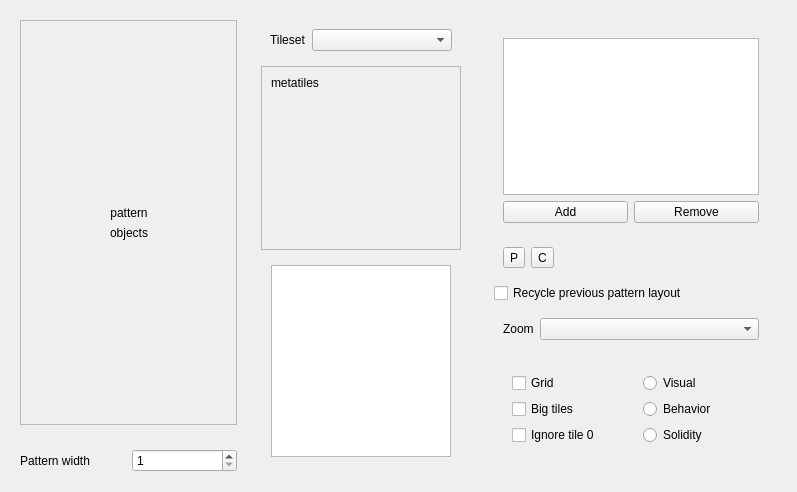
<?xml version="1.0" encoding="UTF-8"?>
<ui version="4.0">
 <class>PatternEditorWidget</class>
 <widget class="QWidget" name="PatternEditorWidget">
  <property name="geometry">
   <rect>
    <x>0</x>
    <y>0</y>
    <width>797</width>
    <height>492</height>
   </rect>
  </property>
  <property name="windowTitle">
   <string>Form</string>
  </property>
  <layout class="QHBoxLayout" name="horizontalLayout_10">
   <item>
    <layout class="QVBoxLayout" name="verticalLayout_6">
     <item>
      <widget class="QWidget" name="patternViewWidget" native="true">
       <layout class="QHBoxLayout" name="horizontalLayout_6">
        <item>
         <widget class="QScrollArea" name="patternScrollArea">
          <property name="focusPolicy">
           <enum>Qt::NoFocus</enum>
          </property>
          <property name="widgetResizable">
           <bool>true</bool>
          </property>
          <widget class="QWidget" name="scrollAreaWidgetContents">
           <property name="geometry">
            <rect>
             <x>0</x>
             <y>0</y>
             <width>279</width>
             <height>434</height>
            </rect>
           </property>
           <layout class="QVBoxLayout" name="verticalLayout_4">
            <item>
             <layout class="QHBoxLayout" name="horizontalLayout_8">
              <item>
               <spacer name="horizontalSpacer">
                <property name="orientation">
                 <enum>Qt::Horizontal</enum>
                </property>
                <property name="sizeHint" stdset="0">
                 <size>
                  <width>40</width>
                  <height>20</height>
                 </size>
                </property>
               </spacer>
              </item>
              <item>
               <layout class="QVBoxLayout" name="verticalLayout_7">
                <item>
                 <spacer name="verticalSpacer_2">
                  <property name="orientation">
                   <enum>Qt::Vertical</enum>
                  </property>
                  <property name="sizeHint" stdset="0">
                   <size>
                    <width>20</width>
                    <height>40</height>
                   </size>
                  </property>
                 </spacer>
                </item>
                <item>
                 <widget class="InputQLabel" name="patternViewLabel">
                  <property name="text">
                   <string>pattern</string>
                  </property>
                  <property name="alignment">
                   <set>Qt::AlignCenter</set>
                  </property>
                 </widget>
                </item>
                <item>
                 <widget class="QLabel" name="objectsViewLabel">
                  <property name="sizePolicy">
                   <sizepolicy hsizetype="Preferred" vsizetype="Maximum">
                    <horstretch>0</horstretch>
                    <verstretch>0</verstretch>
                   </sizepolicy>
                  </property>
                  <property name="text">
                   <string>objects</string>
                  </property>
                  <property name="alignment">
                   <set>Qt::AlignCenter</set>
                  </property>
                 </widget>
                </item>
                <item>
                 <spacer name="verticalSpacer">
                  <property name="orientation">
                   <enum>Qt::Vertical</enum>
                  </property>
                  <property name="sizeHint" stdset="0">
                   <size>
                    <width>20</width>
                    <height>40</height>
                   </size>
                  </property>
                 </spacer>
                </item>
               </layout>
              </item>
              <item>
               <spacer name="horizontalSpacer_2">
                <property name="orientation">
                 <enum>Qt::Horizontal</enum>
                </property>
                <property name="sizeHint" stdset="0">
                 <size>
                  <width>40</width>
                  <height>20</height>
                 </size>
                </property>
               </spacer>
              </item>
             </layout>
            </item>
           </layout>
          </widget>
         </widget>
        </item>
       </layout>
      </widget>
     </item>
     <item>
      <widget class="QWidget" name="widget_9" native="true">
       <layout class="QHBoxLayout" name="horizontalLayout_7">
        <item>
         <widget class="QLabel" name="label_3">
          <property name="text">
           <string>Pattern width</string>
          </property>
         </widget>
        </item>
        <item>
         <widget class="QSpinBox" name="widthBox">
          <property name="minimum">
           <number>1</number>
          </property>
          <property name="maximum">
           <number>64</number>
          </property>
         </widget>
        </item>
       </layout>
      </widget>
     </item>
    </layout>
   </item>
   <item>
    <widget class="QWidget" name="widget_7" native="true">
     <property name="sizePolicy">
      <sizepolicy hsizetype="Maximum" vsizetype="Preferred">
       <horstretch>0</horstretch>
       <verstretch>0</verstretch>
      </sizepolicy>
     </property>
     <layout class="QVBoxLayout" name="verticalLayout_3">
      <item>
       <widget class="QWidget" name="widget_6" native="true">
        <property name="sizePolicy">
         <sizepolicy hsizetype="Preferred" vsizetype="Maximum">
          <horstretch>0</horstretch>
          <verstretch>0</verstretch>
         </sizepolicy>
        </property>
        <layout class="QHBoxLayout" name="horizontalLayout_4">
         <item>
          <widget class="QLabel" name="label_2">
           <property name="sizePolicy">
            <sizepolicy hsizetype="Maximum" vsizetype="Maximum">
             <horstretch>0</horstretch>
             <verstretch>0</verstretch>
            </sizepolicy>
           </property>
           <property name="text">
            <string>Tileset</string>
           </property>
          </widget>
         </item>
         <item>
          <widget class="AreaTypeComboBox" name="tilesetBox"/>
         </item>
        </layout>
       </widget>
      </item>
      <item>
       <widget class="QScrollArea" name="metatilePickerScrollArea">
        <property name="focusPolicy">
         <enum>Qt::NoFocus</enum>
        </property>
        <property name="widgetResizable">
         <bool>true</bool>
        </property>
        <widget class="QWidget" name="scrollAreaWidgetContents_2">
         <property name="geometry">
          <rect>
           <x>0</x>
           <y>0</y>
           <width>192</width>
           <height>206</height>
          </rect>
         </property>
         <layout class="QVBoxLayout" name="verticalLayout_9">
          <item>
           <widget class="InputQLabel" name="metatilePickerLabel">
            <property name="text">
             <string>metatiles</string>
            </property>
            <property name="alignment">
             <set>Qt::AlignLeading|Qt::AlignLeft|Qt::AlignTop</set>
            </property>
           </widget>
          </item>
         </layout>
        </widget>
       </widget>
      </item>
      <item>
       <widget class="QWidget" name="widget_5" native="true">
        <layout class="QHBoxLayout" name="horizontalLayout_3">
         <item>
          <spacer name="horizontalSpacer_3">
           <property name="orientation">
            <enum>Qt::Horizontal</enum>
           </property>
           <property name="sizeHint" stdset="0">
            <size>
             <width>1</width>
             <height>20</height>
            </size>
           </property>
          </spacer>
         </item>
         <item>
          <widget class="ObjectPatternListWidget" name="objectPatternListWidget">
           <property name="sizePolicy">
            <sizepolicy hsizetype="Maximum" vsizetype="Expanding">
             <horstretch>0</horstretch>
             <verstretch>0</verstretch>
            </sizepolicy>
           </property>
           <property name="maximumSize">
            <size>
             <width>180</width>
             <height>16777215</height>
            </size>
           </property>
          </widget>
         </item>
         <item>
          <spacer name="horizontalSpacer_4">
           <property name="orientation">
            <enum>Qt::Horizontal</enum>
           </property>
           <property name="sizeHint" stdset="0">
            <size>
             <width>1</width>
             <height>20</height>
            </size>
           </property>
          </spacer>
         </item>
        </layout>
       </widget>
      </item>
      <item>
       <widget class="QWidget" name="objectListWidget" native="true"/>
      </item>
     </layout>
    </widget>
   </item>
   <item>
    <widget class="QWidget" name="widget" native="true">
     <property name="sizePolicy">
      <sizepolicy hsizetype="Maximum" vsizetype="Preferred">
       <horstretch>0</horstretch>
       <verstretch>0</verstretch>
      </sizepolicy>
     </property>
     <layout class="QVBoxLayout" name="verticalLayout">
      <item>
       <widget class="QWidget" name="widget_4" native="true">
        <layout class="QVBoxLayout" name="verticalLayout_2">
         <item>
          <widget class="QWidget" name="widget_8" native="true">
           <layout class="QVBoxLayout" name="verticalLayout_5">
            <item>
             <widget class="PatternListWidget" name="patternListWidget">
              <property name="sizePolicy">
               <sizepolicy hsizetype="Preferred" vsizetype="Expanding">
                <horstretch>0</horstretch>
                <verstretch>0</verstretch>
               </sizepolicy>
              </property>
             </widget>
            </item>
            <item>
             <layout class="QHBoxLayout" name="horizontalLayout_5">
              <item>
               <widget class="QPushButton" name="patternAddButton">
                <property name="text">
                 <string>Add</string>
                </property>
               </widget>
              </item>
              <item>
               <widget class="QPushButton" name="patternRemoveButton">
                <property name="text">
                 <string>Remove</string>
                </property>
               </widget>
              </item>
             </layout>
            </item>
           </layout>
          </widget>
         </item>
         <item>
          <widget class="QWidget" name="widget_2" native="true">
           <property name="sizePolicy">
            <sizepolicy hsizetype="Preferred" vsizetype="Maximum">
             <horstretch>0</horstretch>
             <verstretch>0</verstretch>
            </sizepolicy>
           </property>
           <layout class="QHBoxLayout" name="horizontalLayout">
            <item>
             <widget class="QToolButton" name="pencilButton">
              <property name="text">
               <string>P</string>
              </property>
              <property name="icon">
               <iconset resource="resources.qrc">
                <normaloff>:/lonely/icons/icon_pencil.png</normaloff>:/lonely/icons/icon_pencil.png</iconset>
              </property>
              <property name="shortcut">
               <string>Z</string>
              </property>
              <property name="checkable">
               <bool>true</bool>
              </property>
             </widget>
            </item>
            <item>
             <widget class="QToolButton" name="cloneButton">
              <property name="text">
               <string>C</string>
              </property>
              <property name="icon">
               <iconset resource="resources.qrc">
                <normaloff>:/lonely/icons/icon_clone.png</normaloff>:/lonely/icons/icon_clone.png</iconset>
              </property>
              <property name="shortcut">
               <string>X</string>
              </property>
              <property name="checkable">
               <bool>true</bool>
              </property>
             </widget>
            </item>
            <item>
             <spacer name="horizontalSpacer_5">
              <property name="orientation">
               <enum>Qt::Horizontal</enum>
              </property>
              <property name="sizeHint" stdset="0">
               <size>
                <width>40</width>
                <height>20</height>
               </size>
              </property>
             </spacer>
            </item>
           </layout>
          </widget>
         </item>
         <item>
          <widget class="QCheckBox" name="inheritPreviousPatternBox">
           <property name="text">
            <string>Recycle previous pattern layout</string>
           </property>
          </widget>
         </item>
         <item>
          <widget class="QWidget" name="widget_3" native="true">
           <property name="sizePolicy">
            <sizepolicy hsizetype="Preferred" vsizetype="Maximum">
             <horstretch>0</horstretch>
             <verstretch>0</verstretch>
            </sizepolicy>
           </property>
           <layout class="QHBoxLayout" name="horizontalLayout_2">
            <item>
             <widget class="QLabel" name="label">
              <property name="sizePolicy">
               <sizepolicy hsizetype="Maximum" vsizetype="Preferred">
                <horstretch>0</horstretch>
                <verstretch>0</verstretch>
               </sizepolicy>
              </property>
              <property name="text">
               <string>Zoom</string>
              </property>
             </widget>
            </item>
            <item>
             <widget class="StandardZoomComboBox" name="zoomBox"/>
            </item>
           </layout>
          </widget>
         </item>
         <item>
          <widget class="QWidget" name="widget_10" native="true">
           <layout class="QHBoxLayout" name="horizontalLayout_9">
            <item>
             <widget class="QWidget" name="widget_12" native="true">
              <layout class="QVBoxLayout" name="verticalLayout_10">
               <item>
                <widget class="QCheckBox" name="gridBox">
                 <property name="text">
                  <string>Grid</string>
                 </property>
                 <property name="shortcut">
                  <string>V</string>
                 </property>
                </widget>
               </item>
               <item>
                <widget class="QCheckBox" name="zoomTilesBox">
                 <property name="text">
                  <string>Big tiles</string>
                 </property>
                 <property name="shortcut">
                  <string>B</string>
                 </property>
                </widget>
               </item>
               <item>
                <widget class="QCheckBox" name="ignoreMetatileZeroBox">
                 <property name="text">
                  <string>Ignore tile 0</string>
                 </property>
                 <property name="shortcut">
                  <string>C</string>
                 </property>
                </widget>
               </item>
              </layout>
             </widget>
            </item>
            <item>
             <widget class="QWidget" name="widget_11" native="true">
              <layout class="QVBoxLayout" name="verticalLayout_8">
               <item>
                <widget class="QRadioButton" name="visualButton">
                 <property name="text">
                  <string>Visual</string>
                 </property>
                 <property name="shortcut">
                  <string>Q</string>
                 </property>
                </widget>
               </item>
               <item>
                <widget class="QRadioButton" name="behaviorButton">
                 <property name="text">
                  <string>Behavior</string>
                 </property>
                 <property name="shortcut">
                  <string>W</string>
                 </property>
                </widget>
               </item>
               <item>
                <widget class="QRadioButton" name="solidityButton">
                 <property name="text">
                  <string>Solidity</string>
                 </property>
                 <property name="shortcut">
                  <string>E</string>
                 </property>
                </widget>
               </item>
              </layout>
             </widget>
            </item>
           </layout>
          </widget>
         </item>
        </layout>
       </widget>
      </item>
     </layout>
    </widget>
   </item>
  </layout>
  <zorder>widget</zorder>
  <zorder>widget_7</zorder>
 </widget>
 <customwidgets>
  <customwidget>
   <class>InputQLabel</class>
   <extends>QLabel</extends>
   <header>inputqlabel.h</header>
  </customwidget>
  <customwidget>
   <class>AreaTypeComboBox</class>
   <extends>QComboBox</extends>
   <header>areatypecombobox.h</header>
  </customwidget>
  <customwidget>
   <class>PatternListWidget</class>
   <extends>QListWidget</extends>
   <header>patternlistwidget.h</header>
  </customwidget>
  <customwidget>
   <class>StandardZoomComboBox</class>
   <extends>QComboBox</extends>
   <header>standardzoomcombobox.h</header>
  </customwidget>
  <customwidget>
   <class>ObjectPatternListWidget</class>
   <extends>QListWidget</extends>
   <header>objectpatternlistwidget.h</header>
  </customwidget>
 </customwidgets>
 <resources>
  <include location="resources.qrc"/>
 </resources>
 <connections/>
</ui>
